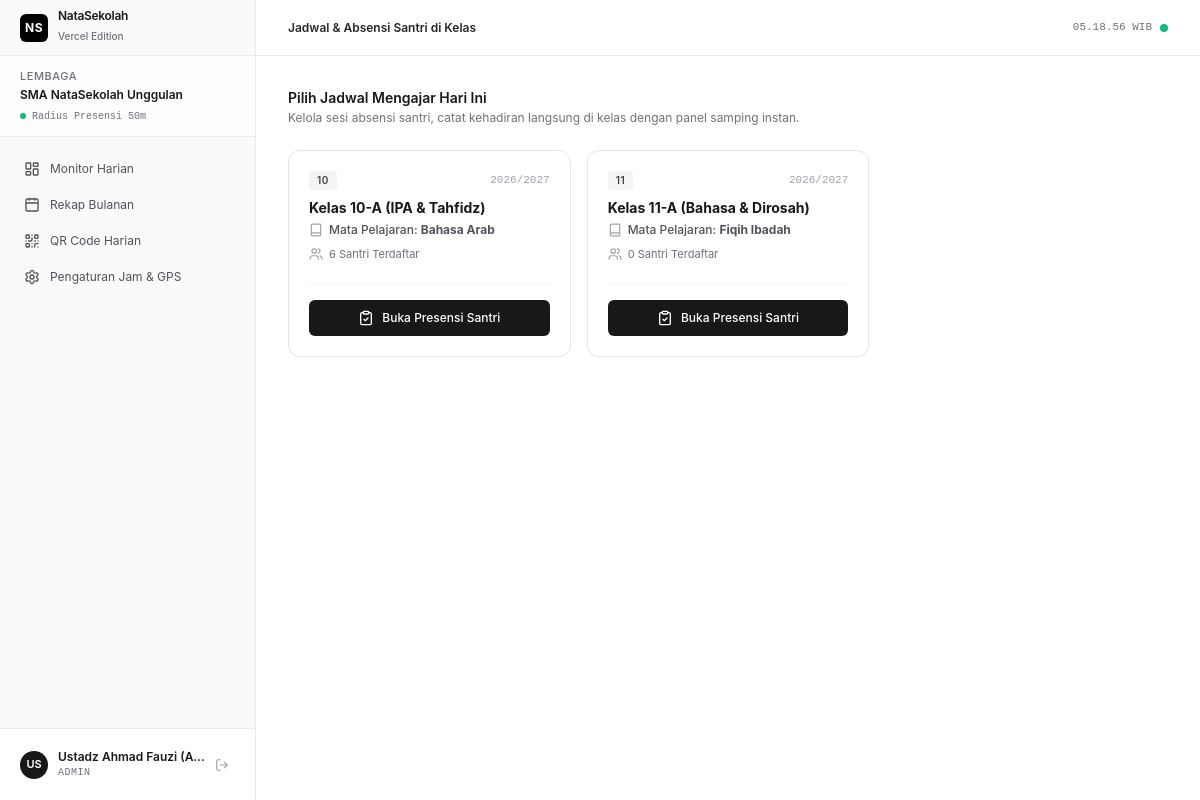
Screenshot of /teacher/classes (signed in) with the database file from the repository.
### tables this page shows
CREATE TABLE institutions (
            id TEXT PRIMARY KEY,
            name TEXT NOT NULL,
            code TEXT UNIQUE NOT NULL,
            latitude REAL DEFAULT -7.9666,
            longitude REAL DEFAULT 112.6326,
            radius_meters INTEGER DEFAULT 50,
            qr_daily_token TEXT,
            created_at TIMESTAMP DEFAULT CURRENT_TIMESTAMP
        , work_start_time TEXT DEFAULT "07:15", late_cutoff_time TEXT DEFAULT "07:30", work_end_time TEXT DEFAULT "15:00");

CREATE TABLE users (
            id TEXT PRIMARY KEY,
            institution_id TEXT NOT NULL,
            username TEXT UNIQUE NOT NULL,
            password_hash TEXT NOT NULL,
            full_name TEXT NOT NULL,
            role TEXT NOT NULL CHECK(role IN ('ADMIN', 'TEACHER', 'STAFF')),
            nip TEXT,
            phone TEXT,
            is_active INTEGER DEFAULT 1,
            created_at TIMESTAMP DEFAULT CURRENT_TIMESTAMP,
            FOREIGN KEY (institution_id) REFERENCES institutions(id) ON DELETE CASCADE
        );

CREATE TABLE teacher_assignments (
            id TEXT PRIMARY KEY,
            institution_id TEXT NOT NULL,
            teacher_id TEXT NOT NULL,
            classroom_id TEXT NOT NULL,
            subject_id TEXT NOT NULL,
            created_at TIMESTAMP DEFAULT CURRENT_TIMESTAMP,
            UNIQUE(teacher_id, classroom_id, subject_id),
            FOREIGN KEY (institution_id) REFERENCES institutions(id) ON DELETE CASCADE,
            FOREIGN KEY (teacher_id) REFERENCES users(id) ON DELETE CASCADE,
            FOREIGN KEY (classroom_id) REFERENCES classrooms(id) ON DELETE CASCADE,
            FOREIGN KEY (subject_id) REFERENCES subjects(id) ON DELETE CASCADE
        );

CREATE TABLE classrooms (
            id TEXT PRIMARY KEY,
            institution_id TEXT NOT NULL,
            name TEXT NOT NULL, -- Contoh: "Kelas 10-A IPA", "Kelas 7-B Tahfidz"
            level TEXT NOT NULL, -- Contoh: "10", "7"
            academic_year TEXT DEFAULT '2026/2027',
            created_at TIMESTAMP DEFAULT CURRENT_TIMESTAMP,
            FOREIGN KEY (institution_id) REFERENCES institutions(id) ON DELETE CASCADE
        );

CREATE TABLE subjects (
            id TEXT PRIMARY KEY,
            institution_id TEXT NOT NULL,
            name TEXT NOT NULL, -- Contoh: "Matematika", "Bahasa Arab", "Tahfidz"
            code TEXT,
            created_at TIMESTAMP DEFAULT CURRENT_TIMESTAMP,
            FOREIGN KEY (institution_id) REFERENCES institutions(id) ON DELETE CASCADE
        );

### server.py (the view)
@app.get("/teacher/classes", response_class=HTMLResponse)
async def teacher_classes_page(request: Request):
    user = get_current_user(request)
    if not user:
        return RedirectResponse(url="/login")
    if user["role"] not in ["TEACHER", "ADMIN"]:
        return RedirectResponse(url="/attendance")
    conn = get_db()
    cur = conn.cursor()
    if user["role"] == "ADMIN":
        cur.execute("""
            SELECT a.id as assignment_id, c.name as classroom_name, c.level, c.academic_year,
                   s.name as subject_name,
                   (SELECT COUNT(*) FROM students std WHERE std.classroom_id = c.id AND std.is_active = 1) as total_students
            FROM teacher_assignments a
            JOIN classrooms c ON a.classroom_id = c.id
            JOIN subjects s ON a.subject_id = s.id
            WHERE a.institution_id = ?
            ORDER BY c.name ASC
        """, (user["institution_id"],))
    else:
        cur.execute("""
            SELECT a.id as assignment_id, c.name as classroom_name, c.level, c.academic_year,
                   s.name as subject_name,
                   (SELECT COUNT(*) FROM students std WHERE std.classroom_id = c.id AND std.is_active = 1) as total_students
            FROM teacher_assignments a
            JOIN classrooms c ON a.classroom_id = c.id
            JOIN subjects s ON a.subject_id = s.id
            WHERE a.institution_id = ? AND a.teacher_id = ?
            ORDER BY c.name ASC
        """, (user["institution_id"], user["id"]))
    classes = [dict(r) for r in cur.fetchall()]
    conn.close()
    return templates.TemplateResponse(
        request=request,
        name="teacher_classes.html",
        context={
            "user": user,
            "active_menu": "classes",
            "classes": classes
        }
    )

### templates/teacher_classes.html (shortened to what this page needs)
{% extends "base.html" %}
{% block header_title %}Jadwal & Absensi Santri di Kelas{% endblock %}
{% block content %}
<div class="space-y-6">
  <div>
    <h3 class="text-sm font-semibold text-zinc-900">Pilih Jadwal Mengajar Hari Ini</h3>
    <p class="text-xs text-zinc-500 mt-0.5">Kelola sesi absensi santri, catat kehadiran langsung di kelas dengan panel samping instan.</p>
  </div>
  <div class="grid grid-cols-1 md:grid-cols-2 lg:grid-cols-3 gap-4">
    {% for c in classes %}
    <div class="rounded-xl border border-zinc-200 bg-white p-5 hover:border-zinc-400 transition-all shadow-2xs flex flex-col justify-between">
      <div>
        <div class="flex items-center justify-between">
          <span class="px-2 py-0.5 rounded text-[10px] font-semibold bg-zinc-100 text-zinc-700 uppercase tracking-wider">{{ c.level }}</span>
          <span class="text-[11px] text-zinc-400 font-mono">{{ c.academic_year }}</span>
        </div>
        <h4 class="text-sm font-bold text-zinc-900 mt-2">{{ c.classroom_name }}</h4>
        <div class="text-xs text-zinc-600 font-medium mt-1 flex items-center gap-1.5">
          <i data-lucide="book" class="w-3.5 h-3.5 text-zinc-400"></i>
          <span>Mata Pelajaran: <b>{{ c.subject_name }}</b></span>
        </div>
        <div class="text-[11px] text-zinc-500 mt-2 flex items-center gap-1.5">
          <i data-lucide="users" class="w-3.5 h-3.5 text-zinc-400"></i>
          <span>{{ c.total_students }} Santri Terdaftar</span>
        </div>
      </div>
      <div class="mt-5 pt-4 border-t border-zinc-100">
        <a href="/teacher/attendance/{{ c.assignment_id }}"
           class="w-full h-9 rounded-md bg-zinc-900 hover:bg-zinc-800 text-white text-xs font-medium transition-colors flex items-center justify-center gap-2 shadow-2xs">
          <i data-lucide="clipboard-check" class="w-4 h-4"></i>
          <span>Buka Presensi Santri</span>
        </a>
      </div>
    </div>
    {% endfor %}
  </div>
</div>
{% endblock %}

### templates/base.html (shortened to what this page needs)
<!DOCTYPE html>
<html lang="id" class="h-full bg-[#ffffff] text-[#171717]">
<head>
  <script src="https://cdn.tailwindcss.com"></script>
</head>
<body class="h-full flex antialiased selection:bg-zinc-900 selection:text-white">
  <aside id="main-sidebar" class="fixed inset-y-0 left-0 z-50 w-64 bg-[#fafafa] border-r border-[#eaeaea] flex flex-col transition-transform duration-200 ease-in-out -translate-x-full md:translate-x-0">
    <div class="h-14 px-5 border-b border-[#eaeaea] flex items-center justify-between">
      <div class="flex items-center gap-2.5">
        <div class="w-7 h-7 rounded-md bg-black text-white flex items-center justify-center font-bold text-xs tracking-wider shadow-2xs">
          NS
        </div>
        <div>
          <h1 class="text-xs font-semibold tracking-tight text-[#171717] leading-none">NataSekolah</h1>
          <span class="text-[10px] text-[#71717a] font-medium leading-tight">Vercel Edition</span>
        </div>
      </div>
    </div>
    <div class="px-5 py-3 border-b border-[#eaeaea] bg-white/60">
      <div class="text-[11px] font-medium text-zinc-500 uppercase tracking-wider">Lembaga</div>
      <div class="text-xs font-semibold text-zinc-900 truncate mt-0.5">{{ user.institution_name }}</div>
      <div class="flex items-center gap-1.5 mt-1.5">
        <span class="w-1.5 h-1.5 rounded-full bg-emerald-500 animate-pulse"></span>
        <span class="text-[10px] text-zinc-500 font-mono">Radius Presensi 50m</span>
      </div>
    </div>
    <nav class="flex-1 px-3 py-4 space-y-1 overflow-y-auto">
      {% if user.role == 'ADMIN' %}
      <a href="/admin/recap" class="flex items-center gap-2.5 px-3 py-2 text-xs rounded-md transition-colors {% if active_menu == 'recap' %}bg-zinc-200/80 text-black font-semibold shadow-2xs{% else %}text-zinc-600 hover:text-black hover:bg-zinc-100{% endif %}">
        <i data-lucide="layout-dashboard" class="w-4 h-4"></i>
        <span>Monitor Harian</span>
      </a>
      <a href="/admin/monthly" class="flex items-center gap-2.5 px-3 py-2 text-xs rounded-md transition-colors {% if active_menu == 'monthly' %}bg-zinc-200/80 text-black font-semibold shadow-2xs{% else %}text-zinc-600 hover:text-black hover:bg-zinc-100{% endif %}">
        <i data-lucide="calendar" class="w-4 h-4"></i>
        <span>Rekap Bulanan</span>
      </a>
      <a href="/admin/qr" class="flex items-center gap-2.5 px-3 py-2 text-xs rounded-md transition-colors {% if active_menu == 'qr' %}bg-zinc-200/80 text-black font-semibold shadow-2xs{% else %}text-zinc-600 hover:text-black hover:bg-zinc-100{% endif %}">
        <i data-lucide="qr-code" class="w-4 h-4"></i>
        <span>QR Code Harian</span>
      </a>
      <a href="/admin/settings" class="flex items-center gap-2.5 px-3 py-2 text-xs rounded-md transition-colors {% if active_menu == 'settings' %}bg-zinc-200/80 text-black font-semibold shadow-2xs{% else %}text-zinc-600 hover:text-black hover:bg-zinc-100{% endif %}">
        <i data-lucide="settings" class="w-4 h-4"></i>
        <span>Pengaturan Jam & GPS</span>
      </a>
      {% endif %}
    </nav>
    <div class="p-3 border-t border-[#eaeaea] bg-white">
      <div class="flex items-center justify-between p-2 rounded-md hover:bg-zinc-50 transition-colors">
        <div class="flex items-center gap-2.5 min-w-0">
          <div class="w-7 h-7 rounded-full bg-zinc-900 text-white flex items-center justify-center text-[11px] font-semibold flex-shrink-0">
            {{ user.full_name[:2].upper() }}
          </div>
          <div class="min-w-0">
            <div class="text-xs font-semibold text-zinc-900 truncate">{{ user.full_name }}</div>
            <div class="text-[10px] text-zinc-500 font-mono uppercase tracking-wider">{{ user.role }}</div>
          </div>
        </div>
        <a href="/logout" title="Keluar" class="p-1.5 text-zinc-400 hover:text-rose-600 hover:bg-rose-50 rounded-md transition-colors">
          <i data-lucide="log-out" class="w-3.5 h-3.5"></i>
        </a>
      </div>
    </div>
  </aside>
  <div class="flex-1 flex flex-col md:pl-64 min-w-0">
    <header class="h-14 border-b border-[#eaeaea] px-4 md:px-8 flex items-center justify-between bg-white/80 backdrop-blur-md sticky top-0 z-30">
      <div class="flex items-center gap-3">
        <span class="text-xs font-semibold text-zinc-800">{% block header_title %}Presensi Guru{% endblock %}</span>
      </div>
      <div class="flex items-center gap-2">
        <span class="text-[11px] font-mono text-zinc-500 tabular" id="realtime-clock">--:--:-- WIB</span>
        <span class="inline-block w-2 h-2 rounded-full bg-emerald-500"></span>
      </div>
    </header>
    <main class="flex-1 p-4 md:p-8 max-w-6xl w-full mx-auto">
      {% block content %}{% endblock %}
    </main>
  </div>
</body>
</html>

### templates/base.html (style rules this page uses)
.tabular { font-variant-numeric: tabular-nums; }

### rows the page displays
institutions: institution_name "SMA NataSekolah Unggulan"
users: full_name "US", full_name "Ustadz Ahmad Fauzi (A…", role "ADMIN"
teacher_assignments: level "10", academic_year "2026/2027", classroom_name "Kelas 10-A (IPA & Tahfidz)", subject_name "Bahasa Arab", total_students "6"
teacher_assignments: level "11", academic_year "2026/2027", classroom_name "Kelas 11-A (Bahasa & Dirosah)", subject_name "Fiqih Ibadah", total_students "0"
